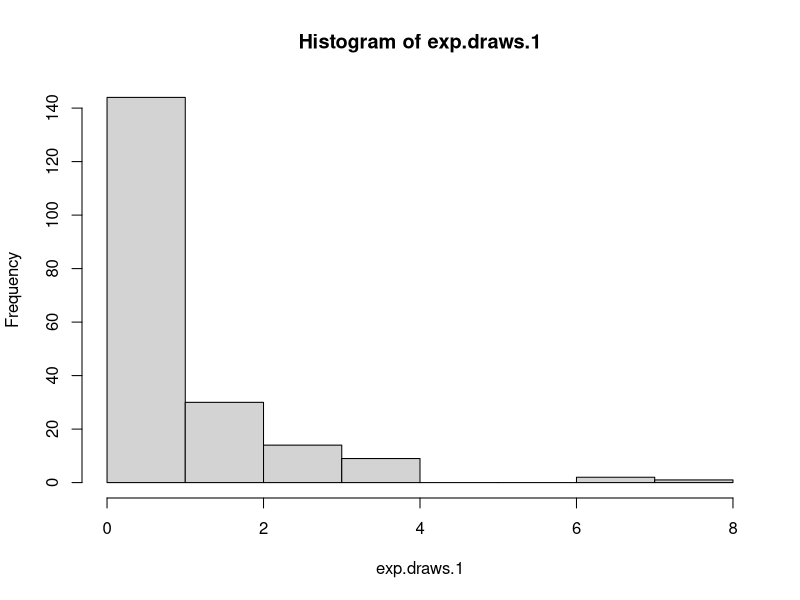
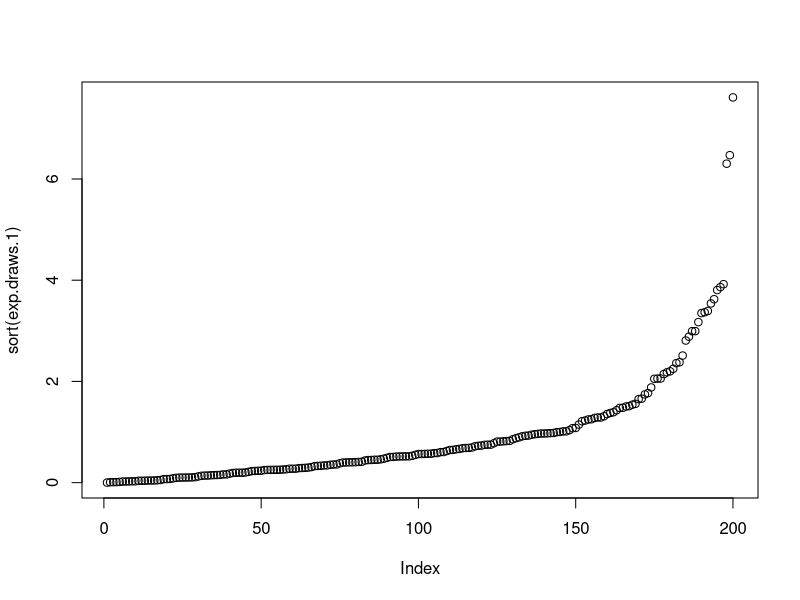
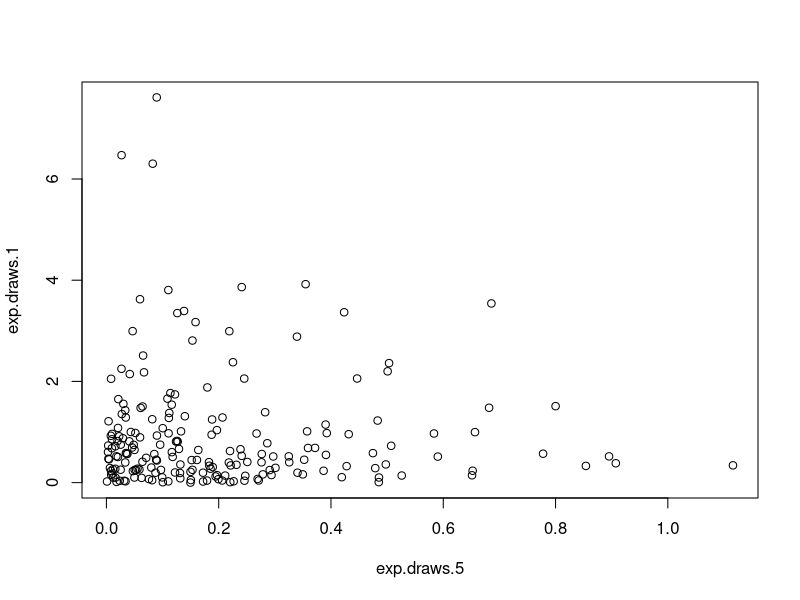

Source code (R) for these figures, in order: (Note: this script raises an error after producing the figures.)
## ---- chunk 1
knitr::opts_chunk$set(echo = TRUE)
## ---- chunk 2
exp.draws.1<-rexp(n=200,rate=1)
mean(exp.draws.1)
sd(exp.draws.1)
## ---- chunk 3
exp.draws.0.5<-rexp(n=200,rate=0.5)
mean(exp.draws.0.5)
sd(exp.draws.0.5)
## ---- chunk 4
exp.draws.5<-rexp(n=200,rate=5)
mean(exp.draws.5)
sd(exp.draws.5)
## ---- chunk 5
exp.draws.10<-rexp(n=200,rate=10)
mean(exp.draws.10)
sd(exp.draws.10)
## ---- chunk 6
hist(exp.draws.1)
## ---- chunk 7
plot(sort(exp.draws.1))
## ---- chunk 8
plot(exp.draws.5,exp.draws.1)
## ---- chunk 9
big.exp.draws.1<-rexp(n=1.1*(10^8),rate=1)
mean(big.exp.draws.1)
sd(big.exp.draws.1)
## ---- chunk 10
hist(big.exp.draws.1)
## ---- chunk 11
biggerthan1<-big.exp.draws.1[which(big.exp.draws.1>1)]
mean(biggerthan1)
